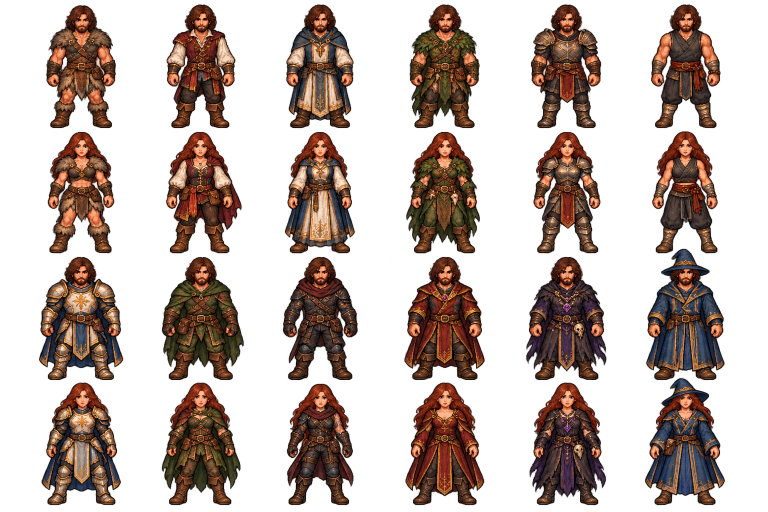
#> input picture characters/class-outfits-v1/source/imagegen/class-outfits-source-v1.png, 1536 x 1024 px, found by its file name (shown at 1/2 size); its folder holds only this picture in this run
$ python build_boss_pack.py --root ../../class-outfits-v1/source/imagegen --group group-a --source ../../class-outfits-v1/source/imagegen/class-outfits-source-v1.png
#> lines starting #> are read from the running program, lines starting #| are printed output that depends on the picture
from __future__ import annotations

import argparse
import json
from pathlib import Path

from PIL import Image, ImageDraw


CELL = 256
SOURCE_COLS = 5
ROWS = 4

GROUPS = {
    "group-a": ["forest", "swamp", "desert", "snow", "mountain"],
    "group-b": ["tropical", "volcanic", "corrupted", "underground", "plains"],
}

SOURCE_LAYOUTS = {
    "group-a": "six-column-grid",
    "group-b": "five-equal-columns",
}

BOSSES = {
    "forest": {"mini": "briar-matriarch", "main": "ancient-hollow-king"},
    "swamp": {"mini": "plague-toad-regent", "main": "mire-hydra-queen"},
    "desert": {"mini": "scarab-warlord", "main": "sunken-pharaoh"},
    "snow": {"mini": "frosthorn-chieftain", "main": "white-maw-titan"},
    "mountain": {"mini": "stormclaw-matriarch", "main": "living-peak-colossus"},
    "tropical": {"mini": "blood-orchid-queen", "main": "sun-temple-behemoth"},
    "volcanic": {"mini": "cinder-wyrm", "main": "heart-of-caldera-titan"},
    "corrupted": {"mini": "eye-bishop", "main": "abyssal-crown"},
    "underground": {"mini": "crystal-broodmother", "main": "deepstone-leviathan"},
    "plains": {"mini": "warband-khan", "main": "tempest-giant"},
}


def checkerboard(size: tuple[int, int]) -> Image.Image:
    preview = Image.new("RGBA", size, (25, 27, 32, 255))
    draw = ImageDraw.Draw(preview)
    for y in range(0, size[1], 32):
        for x in range(0, size[0], 32):
            color = (45, 48, 56, 255) if (x // 32 + y // 32) % 2 == 0 else (34, 37, 44, 255)
            draw.rectangle((x, y, x + 31, y + 31), fill=color)
    return preview


def build(root: Path, group: str, source_name: str) -> dict:
#> called with group = 'group-a'
    biomes = GROUPS[group]
    source_path = root / "source" / "imagegen" / source_name
    sprites_root = root / "sprites"
    atlases_dir = root / "atlases"
    manifests_dir = root / "manifests"
    previews_dir = root / "previews"
    for folder in (sprites_root, atlases_dir, manifests_dir, previews_dir):
        folder.mkdir(parents=True, exist_ok=True)

    source = Image.open(source_path).convert("RGBA")
#> source is the input picture: PIL image 1536x1024 RGBA; mean R, G, B, A 78.3, 47.5, 33.3, 94.2
    expected = (1536, ROWS * CELL)
    if source.size != expected:
        raise ValueError(f"Unexpected source size: {source.size}; expected {expected}")

    atlas_size = (SOURCE_COLS * CELL, ROWS * CELL)
    atlas = Image.new("RGBA", atlas_size, (0, 0, 0, 0))
#> atlas: PIL image 1280x1024 RGBA; every value is 0
    records: list[dict] = []
    errors: list[str] = []
    row_specs = [
        ("mini", "idle"),
        ("mini", "attack"),
        ("main", "idle"),
        ("main", "attack"),
    ]
    for row, (boss_class, pose) in enumerate(row_specs):
        for column, biome in enumerate(biomes):
            boss_id = BOSSES[biome][boss_class]
            if SOURCE_LAYOUTS[group] == "six-column-grid":
                left = column * CELL
                right = (column + 1) * CELL
            else:
                left = round(column * source.width / SOURCE_COLS)
                right = round((column + 1) * source.width / SOURCE_COLS)
            sprite = source.crop((left, row * CELL, right, (row + 1) * CELL))
            sprite = sprite.resize((CELL, CELL), Image.Resampling.LANCZOS)
            folder = sprites_root / biome / boss_id
            folder.mkdir(parents=True, exist_ok=True)
            filename = f"{biome}-{boss_id}-{pose}-v1.png"
            path = folder / filename
            sprite.save(path)
            atlas.alpha_composite(sprite, (column * CELL, row * CELL))
            bbox = sprite.getchannel("A").getbbox()
            if bbox is None:
                errors.append(f"Empty sprite: {path.relative_to(root).as_posix()}")
            records.append({
                "id": f"{biome}-{boss_id}-{pose}",
                "biome": biome,
                "boss": boss_id,
                "boss_class": boss_class,
                "pose": pose,
                "file": path.relative_to(root).as_posix(),
                "source_cell": [column, row],
                "anchor": [128, 240],
                "collision_profile": "large" if boss_class == "mini" else "huge",
            })
#> this loop made 4 passes
#> pass 1, in build, `sprite.save(path)`:
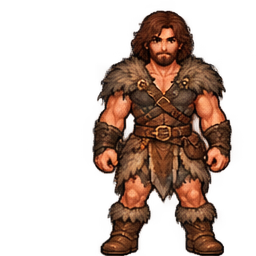
#> saved as forest-briar-matriarch-idle-v1.png: PIL image 256x256 RGBA; mean R, G, B, A 82, 46.5, 28.8, 87.1; transparent parts drawn white
#> pass 1, in build, `sprite.save(path)`:
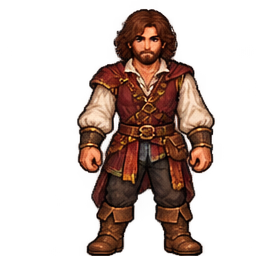
#> saved as swamp-plague-toad-regent-idle-v1.png: PIL image 256x256 RGBA; mean R, G, B, A 90.5, 52.9, 36.3, 84.3; transparent parts drawn white
#> pass 1, in build, `sprite.save(path)`:
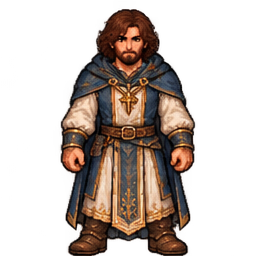
#> saved as desert-scarab-warlord-idle-v1.png: PIL image 256x256 RGBA; mean R, G, B, A 86.3, 60.9, 47, 94.8; transparent parts drawn white
#> pass 1, in build, `sprite.save(path)`:
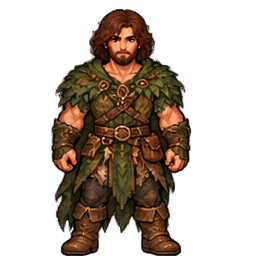
#> saved as snow-frosthorn-chieftain-idle-v1.png: PIL image 256x256 RGBA; mean R, G, B, A 72.3, 45.1, 25, 94.1; transparent parts drawn white
#> after the loop:
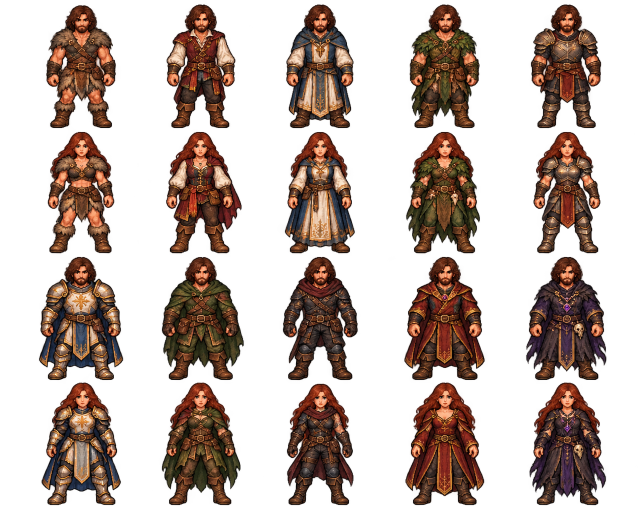
#> atlas: PIL image 1280x1024 RGBA (shown at 1/2 size); mean R, G, B, A 40.4, 24.4, 16.9, 94.5; transparent parts drawn white
#> after the loop:
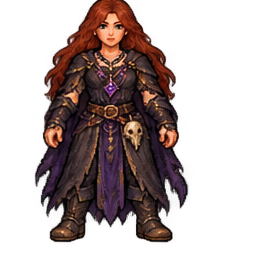
#> sprite: PIL image 256x256 RGBA; mean R, G, B, A 68.7, 39.8, 34.3, 99.4; transparent parts drawn white
#> after the loop, errors = []; records = 20 items

    atlas_path = atlases_dir / f"bosses-{group}-transparent-atlas-v1.png"
    atlas.save(atlas_path)
    alpha_extrema = source.getchannel("A").getextrema()
#> alpha_extrema = (0, 254)
    if alpha_extrema[0] != 0 or alpha_extrema[1] < 240:
        errors.append(f"Source transparency is insufficient: {alpha_extrema}")

    manifest = {
        "id": f"boss-pack-{group}-v1",
        "group": group,
        "biomes": biomes,
        "boss_count": len(biomes) * 2,
        "sprite_count": len(records),
        "sprite_size": [CELL, CELL],
        "anchor": [128, 240],
        "source_alpha_extrema": list(alpha_extrema),
        "atlas": atlas_path.relative_to(root).as_posix(),
        "bosses": {biome: BOSSES[biome] for biome in biomes},
        "sprites": records,
    }
    (manifests_dir / f"boss-pack-{group}-v1.json").write_text(
        json.dumps(manifest, ensure_ascii=False, indent=2) + "\n", encoding="utf-8"
    )

    preview = checkerboard(atlas_size)
    preview.alpha_composite(atlas)
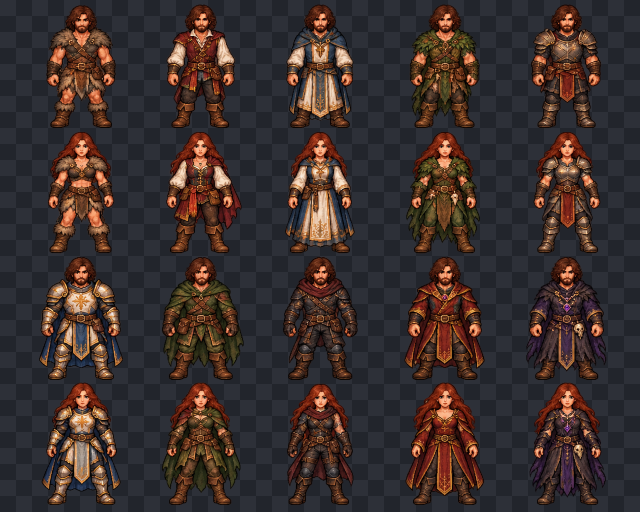
#> preview: PIL image 1280x1024 RGBA (shown at 1/2 size); mean R, G, B, A 59.7, 47.9, 46.2, 255
    preview.convert("RGB").save(previews_dir / f"boss-pack-{group}-v1-preview.png")

    qa = {"status": "pass" if not errors else "fail", "checked": len(records), "errors": errors}
#> qa = {'status': 'pass', 'checked': 20, 'errors': []}
    (manifests_dir / f"qa-report-{group}-v1.json").write_text(
        json.dumps(qa, ensure_ascii=False, indent=2) + "\n", encoding="utf-8"
    )
    return qa


def main() -> None:
    parser = argparse.ArgumentParser()
    parser.add_argument("--root", type=Path, required=True)
    parser.add_argument("--group", choices=sorted(GROUPS), required=True)
    parser.add_argument("--source", required=True)
    args = parser.parse_args()
    print(json.dumps(build(args.root.resolve(), args.group, args.source), ensure_ascii=False, indent=2))


if __name__ == "__main__":
    main()
